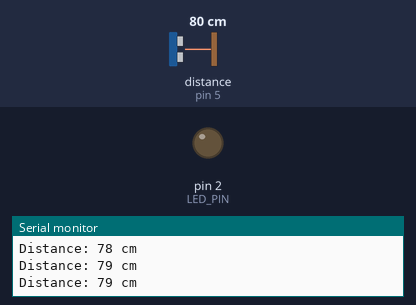
A sketch run on a simulated Arduino Uno, built with avr-gcc and run on an emulated ATmega328P. Shown: output pins drawn as LEDs (lit = HIGH), the last lines printed to the serial monitor. Wiring (inferred from the names in the program): ultrasonic range finder: trigger pin 4; echo pin 5. Inputs (shaded band) come from the test bench; at power-on: distance to the obstacle (sensor on pin 5) 80 cm. The echo pulse lasts 58.3 µs per cm; pins used as bus, display or sensor lines are not drawn.

Above: at 1.3 s.
1.4 s: distance to the obstacle (sensor on pin 5) set to 12 cm
2.9 s: distance to the obstacle (sensor on pin 5) set to 9 cm
At 3.17 s:
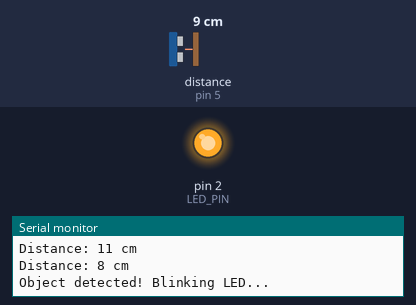
5.9 s: distance to the obstacle (sensor on pin 5) set to 18 cm
At 6.7 s:
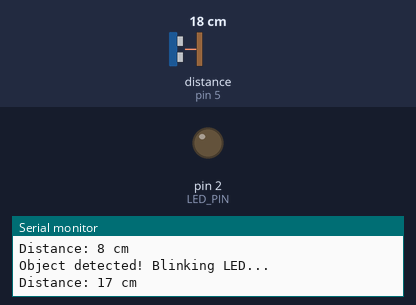
7.4 s: distance to the obstacle (sensor on pin 5) set to 2 cm
At 7.57 s:
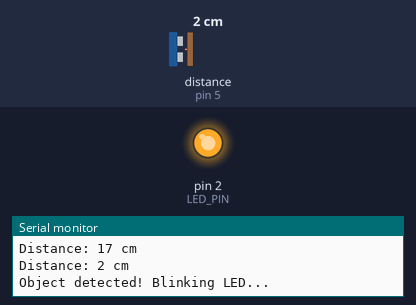
Timing chart, 0 to 11.4 s (numbered marks = the images above; inputs shaded):
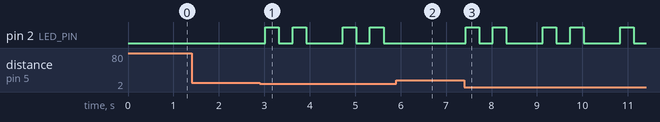

The sketch:

iota_sem.ino
```cpp
#define TRIG_PIN 4
#define ECHO_PIN 5
#define LED_PIN 2

void setup() {
  pinMode(TRIG_PIN, OUTPUT);
  pinMode(ECHO_PIN, INPUT);
  pinMode(LED_PIN, OUTPUT);
  Serial.begin(115200);
}

long getDistance() {
  digitalWrite(TRIG_PIN, LOW);
  delayMicroseconds(2);
  digitalWrite(TRIG_PIN, HIGH);
  delayMicroseconds(10);
  digitalWrite(TRIG_PIN, LOW);
  long duration = pulseIn(ECHO_PIN, HIGH);
  return duration * 0.034 / 2; // Convert to cm
}

void loop() {
  long distance = getDistance();
  Serial.print("Distance: ");
  Serial.print(distance);
  Serial.println(" cm");

  if (distance < 10) { // If object is closer than 10 cm
    Serial.println("Object detected! Blinking LED...");
    for (int i = 0; i < 2; i++) { // Blink 5 times
      digitalWrite(LED_PIN, HIGH);
      delay(300);
      digitalWrite(LED_PIN, LOW);
      delay(300);
    }
  } else {
    digitalWrite(LED_PIN, LOW); // Keep LED off
  }

  delay(500); // Small delay for stability
}
```

Measured:
- the behaviour switches between 11 and 10 cm on distance to the obstacle (sensor on pin 5) (found by bisection; images 0 and 1)
- after the input at 2.9 s, pin 2 (LED_PIN): LOW → HIGH after 0.12 s, → LOW 0.30 s later, → HIGH 0.30 s later, → LOW 0.30 s later, … (8 changes in this stretch)
- after the input at 5.9 s, pin 2 (LED_PIN): stops changing and stays LOW
- after the input at 7.4 s, pin 2 (LED_PIN): LOW → HIGH at once, then repeats every 1.7 s: LOW 0.30 s, HIGH 0.30 s, LOW 0.80 s, HIGH 0.30 s
